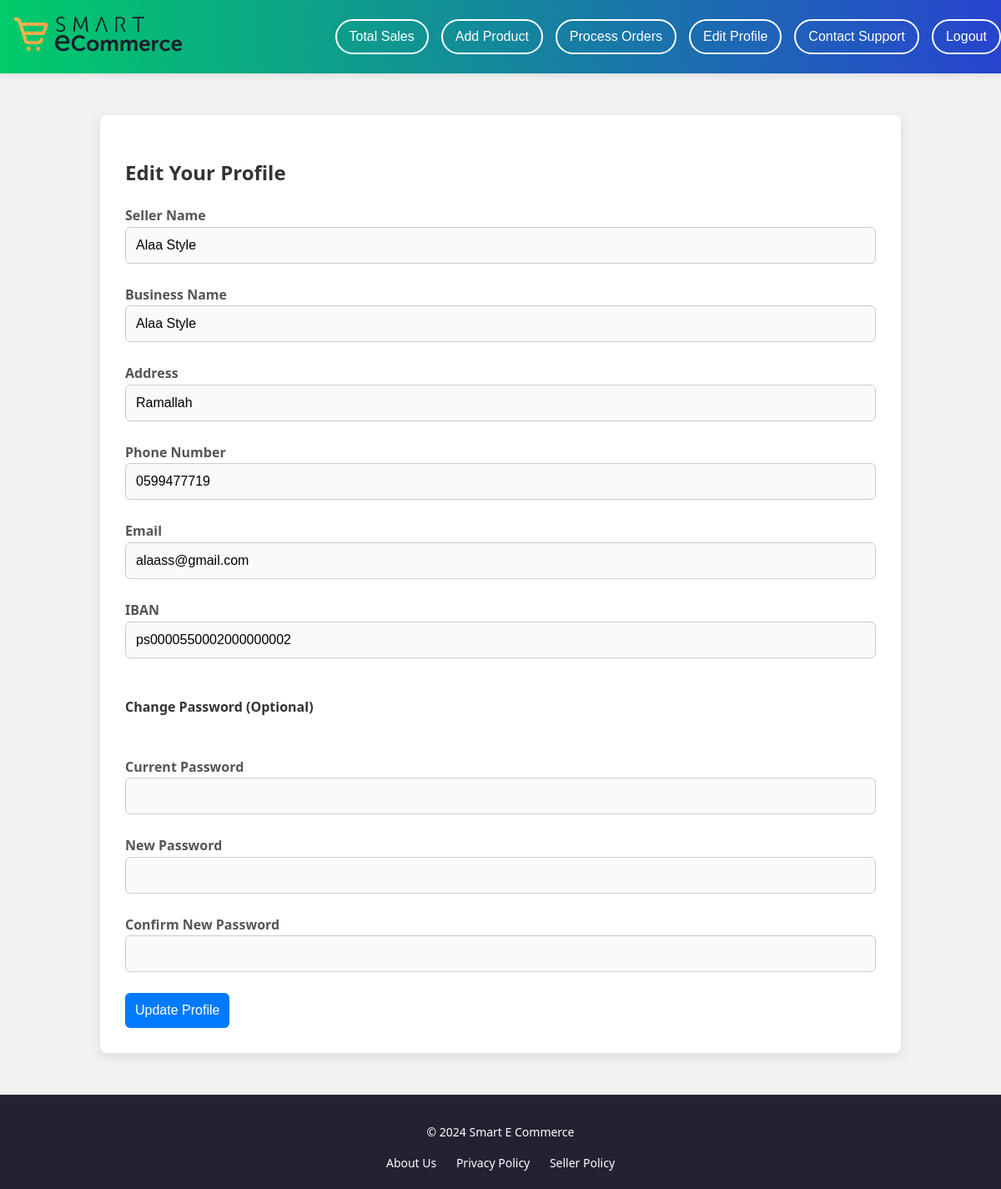
Page /seller_editprofile.php (signed in) on the committed database.
### tables this page shows
CREATE TABLE `sellers` (
  `SellerID` varchar(50) NOT NULL,
  `SellerName` varchar(255) DEFAULT NULL,
  `BusinessName` varchar(255) DEFAULT NULL,
  `S_Address` varchar(255) DEFAULT NULL,
  `S_PhoneNumber` varchar(15) DEFAULT NULL,
  `SellerEmail` varchar(255) DEFAULT NULL,
  `IBAN` varchar(50) DEFAULT NULL,
  `SecurityQuestion` varchar(255) NOT NULL,
  `SecurityAnswer` varchar(255) NOT NULL
);

### seller_editprofile.php (the view, shortened to what this page needs)
<?php
require_once("database.php");
$sellerID = $_SESSION['sellerID'];
function getSellerProfile($sellerID)
{
    global $pdo;
    $query = "SELECT SellerName, BusinessName, S_Address, S_PhoneNumber, SellerEmail, IBAN FROM sellers WHERE SellerID = :sellerID";
    try {
        $stmt = $pdo->prepare($query);
        $stmt->bindValue(':sellerID', $sellerID);
        $stmt->execute();
        return $stmt->fetch(PDO::FETCH_ASSOC);
    } catch (PDOException $e) {
        echo "Error fetching profile: " . $e->getMessage();
        return array();
    }
}
$sellerProfile = getSellerProfile($sellerID);
$logoSrc = "logo.png";
$aboutUsLink = "about_us.php";
$homepageLink = "seller_homepage.php";
?>
<!DOCTYPE html>
<html lang="en">
<link rel="stylesheet" href="seller_styles2.css">
<head>
</head>
<body>
    <header class="bg-white text-white text-center py-3 mt-4">
        <a href="<?php echo $homepageLink; ?>">
            <img src="<?php echo $logoSrc; ?>" alt="E-Store Logo" class="img-fluid" style="max-height: 80px;">
        </a>
        <nav>
            <button type="button" onclick="window.location.href='seller_total_sales.php'">Total Sales</button>
            <button type="button" onclick="window.location.href='seller_addproduct.php'">Add Product</button>
            <button type="button" onclick="window.location.href='seller_processOrder.php'">Process Orders</button>
            <button type="button" onclick="window.location.href='seller_editprofile.php'">Edit Profile</button>
            <button type="button" onclick="window.location.href='seller_contactsupport.php'">Contact Support</button>
            <button type="button" onclick="window.location.href='logout.php'">Logout</button>
        </nav>
    </header>
    <div class="form-container">
        <h2 class="text-center">Edit Your Profile</h2>
        <form method="POST" action="seller_editprofile.php">
            <div class="mb-3">
                <label for="sellerName" class="form-label">Seller Name</label>
                <input type="text" name="sellerName" id="sellerName" class="form-control"
                    value="<?php echo htmlspecialchars($sellerProfile['SellerName']); ?>" required>
            </div>
            <div class="mb-3">
                <label for="businessName" class="form-label">Business Name</label>
                <input type="text" name="businessName" id="businessName" class="form-control"
                    value="<?php echo htmlspecialchars($sellerProfile['BusinessName']); ?>" required>
            </div>
            <div class="mb-3">
                <label for="address" class="form-label">Address</label>
                <input type="text" name="address" id="address" class="form-control"
                    value="<?php echo htmlspecialchars($sellerProfile['S_Address']); ?>" required>
            </div>
            <div class="mb-3">
                <label for="phoneNumber" class="form-label">Phone Number</label>
                <input type="text" name="phoneNumber" id="phoneNumber" class="form-control"
                    value="<?php echo htmlspecialchars($sellerProfile['S_PhoneNumber']); ?>" required>
            </div>
            <div class="mb-3">
                <label for="email" class="form-label">Email</label>
                <input type="email" name="email" id="email" class="form-control"
                    value="<?php echo htmlspecialchars($sellerProfile['SellerEmail']); ?>" required>
            </div>
            <div class="mb-3">
                <label for="iban" class="form-label">IBAN</label>
                <input type="text" name="iban" id="iban" class="form-control"
                    value="<?php echo htmlspecialchars($sellerProfile['IBAN']); ?>" required>
            </div>
            <h4 class="mb-3">Change Password (Optional)</h4>
            <div class="mb-3">
                <label for="currentPassword" class="form-label">Current Password</label>
                <input type="password" id="currentPassword" name="currentPassword" class="form-control">
            </div>
            <div class="mb-3">
                <label for="newPassword" class="form-label">New Password</label>
                <input type="password" id="newPassword" name="newPassword" class="form-control">
            </div>
            <div class="mb-3">
                <label for="confirmPassword" class="form-label">Confirm New Password</label>
                <input type="password" id="confirmPassword" name="confirmPassword" class="form-control">
            </div>
            <div class="d-grid mt-4">
                <button type="submit" class="btn btn-primary">Update Profile</button>
            </div>
        </form>
    </div>
    <footer>
        <div class="container">
            <p>&copy; 2024 Smart E Commerce</p>
            <a href="<?php echo $aboutUsLink; ?>" class="text-white me-2">About Us</a>
            <a href="policy_privacy.php" class="text-white me-2">Privacy Policy</a>
            <a href="policy_seller.php" class="text-white me-2">Seller Policy</a>
        </div>
    </footer>
</body>
</html>

### seller_styles2.css (style rules this page uses)
:root { --primary-color: #007bff; --secondary-color: #0056b3; --accent-color: #28a745; --danger-color: #dc3545; --light-gray: #f2f2f2; --dark-gray: #333; --white: #fff; --black: #000; }
body { font-family: 'Segoe UI', Tahoma, Geneva, Verdana, sans-serif; background-color: var(--light-gray); margin: 0; padding: 0; color: var(--dark-gray); line-height: 1.6; }
header { background: linear-gradient(90deg, #00cc69, #2844cf); color: var(--white); padding: 0.1px; display: flex; justify-content: space-between; align-items: center; box-shadow: 0 2px 10px rgba(0, 0, 0, 0.1); top: 0; z-index: 1000; }
header nav { display: flex; gap: 15px; }
header nav button { background: transparent; border: 2px solid var(--white); color: var(--white); padding: 10px 15px; font-size: 1rem; border-radius: 25px; cursor: pointer; transition: all 0.3s ease; }
footer { background-color: #222233; color: var(--white); padding: 20px 0; text-align: center; margin-top: 30px; font-size: 14px; }
footer a { color: var(--white); margin: 0 10px; text-decoration: none; }
button { padding: 12px; font-size: 16px; border: none; border-radius: 6px; cursor: pointer; transition: background-color 0.3s, transform 0.2s ease; }
button[type="submit"] { background-color: var(--primary-color); color: var(--white); }
.form-container { max-width: 900px; margin: 50px auto; background-color: var(--white); padding: 30px; border-radius: 8px; box-shadow: 0 4px 15px rgba(0, 0, 0, 0.1); }
form { display: grid; gap: 25px; }
label { font-size: 16px; margin-bottom: 10px; font-weight: bold; color: #555; }
input, textarea, select { padding: 12px; font-size: 16px; border-radius: 6px; border: 1px solid #ccc; width: 100%; box-sizing: border-box; background-color: #fafafa; transition: border-color 0.3s; }

### rows in the picture
sellers: sellerName "Alaa Style", businessName "Alaa Style", address "Ramallah", phoneNumber "0599477719", email "alaass@gmail.com", iban "ps0000550002000000002"
